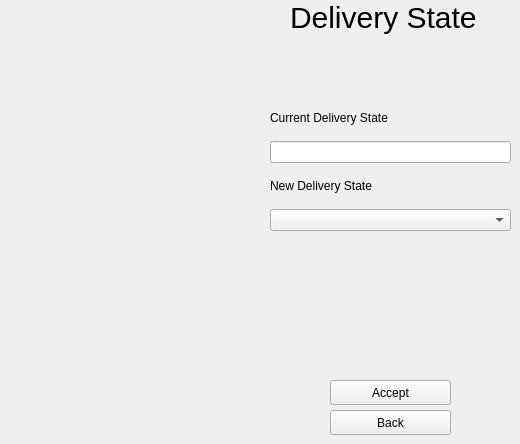
   <widget class="QWidget" name="DeliveryStatePage">
    <widget class="QLabel" name="headerLabel_Delivery">
     <property name="geometry">
      <rect>
       <x>290</x>
       <y>0</y>
       <width>192</width>
       <height>34</height>
      </rect>
     </property>
     <property name="styleSheet">
      <string notr="true">font-size:30px;</string>
     </property>
     <property name="text">
      <string>Delivery State</string>
     </property>
     <property name="alignment">
      <set>Qt::AlignLeading|Qt::AlignLeft|Qt::AlignVCenter</set>
     </property>
     <property name="buddy">
      <cstring>descEdit_NewOrder</cstring>
     </property>
    </widget>
    <widget class="QPushButton" name="backBtn_Delivery">
     <property name="geometry">
      <rect>
       <x>330</x>
       <y>410</y>
       <width>121</width>
       <height>25</height>
      </rect>
     </property>
     <property name="text">
      <string>Back</string>
     </property>
    </widget>
    <widget class="QPushButton" name="acceptBtn_Delivery">
     <property name="geometry">
      <rect>
       <x>330</x>
       <y>380</y>
       <width>121</width>
       <height>25</height>
      </rect>
     </property>
     <property name="text">
      <string>Accept</string>
     </property>
    </widget>
    <widget class="QWidget" name="layoutWidget">
     <property name="geometry">
      <rect>
       <x>270</x>
       <y>100</y>
       <width>241</width>
       <height>131</height>
      </rect>
     </property>
     <layout class="QVBoxLayout" name="StateBox">
      <item>
       <widget class="QLabel" name="currentDeliveryStateLabel_Delivery">
        <property name="text">
         <string>Current Delivery State</string>
        </property>
        <property name="buddy">
         <cstring>sourceEdit_NewOrder</cstring>
        </property>
       </widget>
      </item>
      <item>
       <widget class="QLineEdit" name="deliveryStateEdit_Delivery">
        <property name="enabled">
         <bool>true</bool>
        </property>
        <property name="text">
         <string/>
        </property>
        <property name="readOnly">
         <bool>true</bool>
        </property>
       </widget>
      </item>
      <item>
       <widget class="QLabel" name="newDeliveryStateLabel_Delivery">
        <property name="text">
         <string>New Delivery State</string>
        </property>
        <property name="buddy">
         <cstring>sourceEdit_NewOrder</cstring>
        </property>
       </widget>
      </item>
      <item>
       <widget class="QComboBox" name="deliveryStateComboBox_Delivery"/>
      </item>
     </layout>
    </widget>
   </widget>
